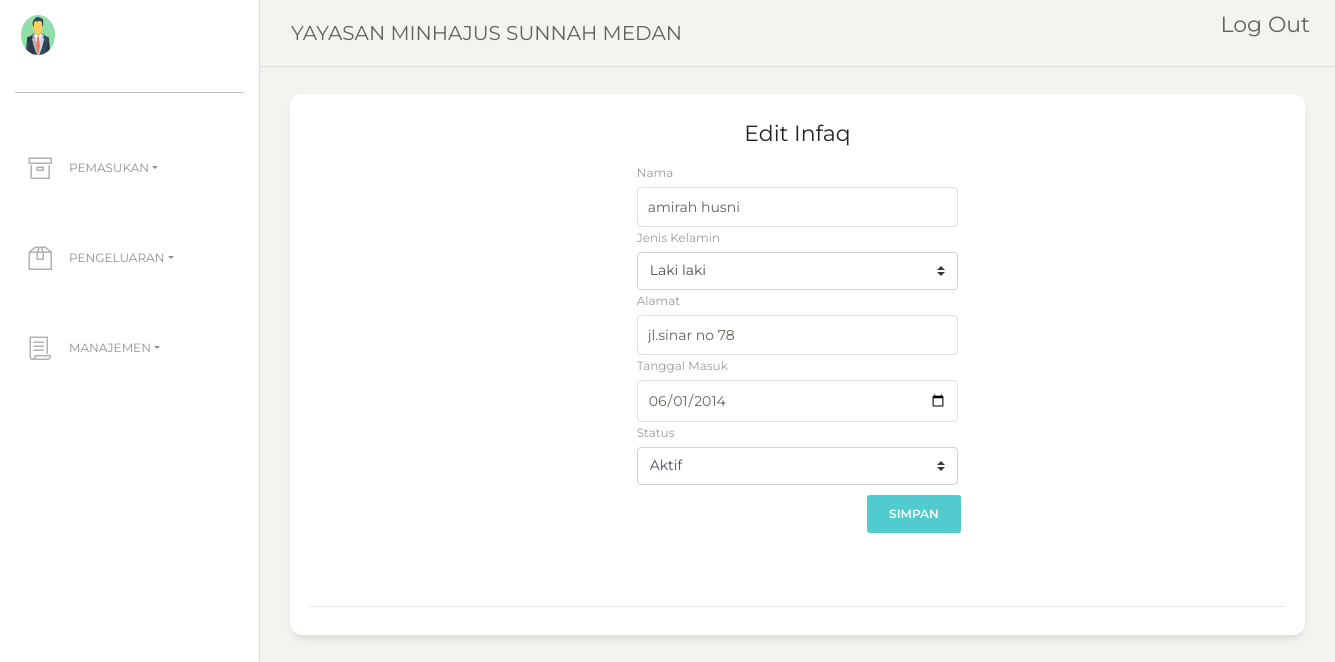
Page /index.php/Pegawai_Controller/halaman_edit_siswa/1214001 on the earlier database version.
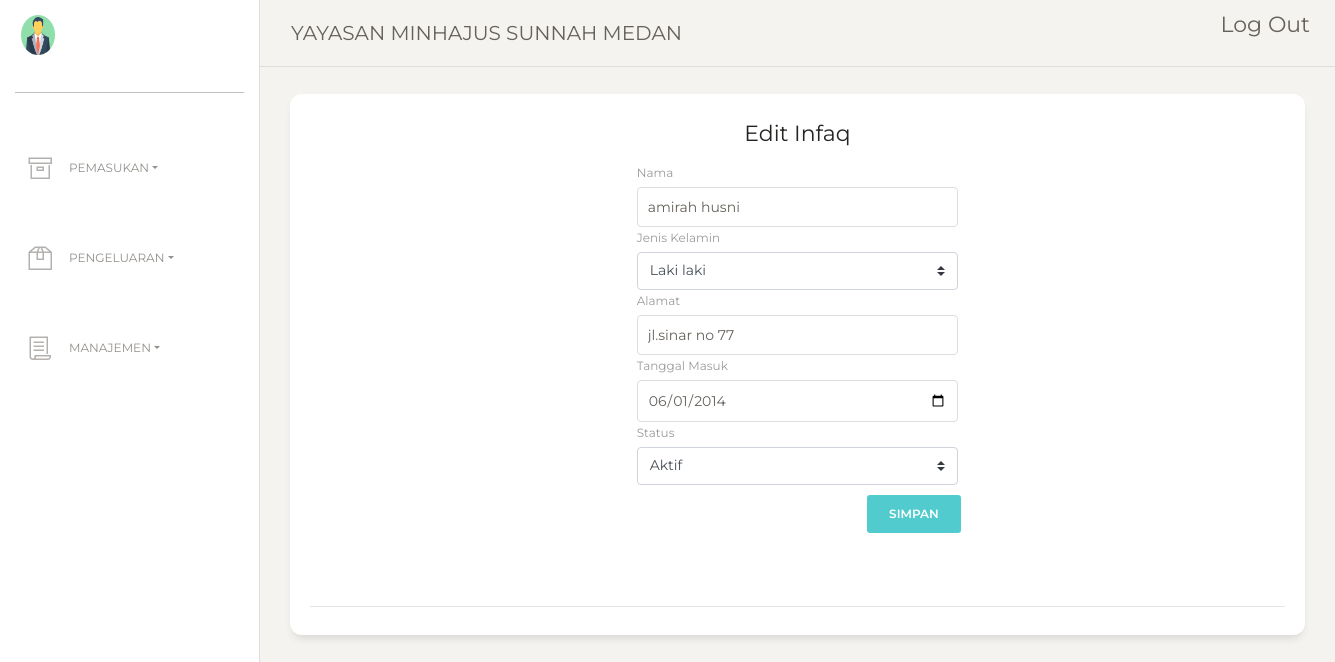
Same page on the later database version.
### tables this page shows
CREATE TABLE `siswa` (
  `NIS` varchar(16) NOT NULL,
  `nama` varchar(60) NOT NULL,
  `jenis_kelamin` enum('Laki laki','Perempuan') NOT NULL,
  `alamat` text NOT NULL,
  `tgl_masuk` date NOT NULL,
  `status` enum('Aktif','Tidak Aktif') NOT NULL
);

### application/controllers/Pegawai_Controller.php (called while the page is built, shortened)
<?php
class Pegawai_Controller extends CI_Controller {
	public function __construct(){
		$this->load->database();
		$this->load->model('Main_Model');
		$this->load->model('Pegawai_Model');
		$this->load->model('Login_Model');
	}
	public function halaman_edit_siswa($nis){
		$data = array(
						'NIS' => $nis
		);
		$data_siswa['data'] =  $this->Pegawai_Model->ambil_data_siswa($data);
		$data_siswa['NIS'] = $nis;
		$this->load->view('Pages/main',$data_siswa);
	}
}

### index.php (called while the page is built, shortened)
<?php
require_once BASEPATH.'core/CodeIgniter.php';

### application/models/Pegawai_Model.php (called while the page is built, shortened)
<?php
class Pegawai_Model extends CI_Model {
	public function ambil_data_siswa($data){
		$result = $this->db->get_where('siswa',$data);
		return $result->row();
	}
}

### application/views/Pages/Content/edit_data_siswa.php (the view, shortened to what this page needs)
<div class="row">
          <div class="col-lg-12 col-md-4 col-sm-6">
          </div>
        </div>
        <div class="row">
          <div class="col-md-12">
            <div class="card ">
              <div class="card-header ">
                <h5 class="card-title"><center>Edit Infaq</center></h5>
				<div class="form-row">
					<div class="form-group col-md-4">
					</div>
					<div class="form-group col-md-4">
						<form method="post" action="<?php echo base_url('index.php/Pegawai_Controller/update_data_siswa/'.$NIS)?>">
            <label for="inputEmail4">Nama</label>
            <input type="text" class="form-control" name="nama" placeholder="Masukkan Nomor Induk Siswa" value="<?php echo $data->nama?>" required>
            <label for="inputEmail4">Jenis Kelamin</label>
            <select class="custom-select" name="jenis_kelamin" required>
              <option value="Laki laki">Laki laki</option>
            </select>
            <label for="inputEmail4">Alamat</label>
            <input type="text" class="form-control" name="alamat"  value="<?php echo $data->alamat?>" placeholder="Masukkan Alamat" required>
            <label for="inputEmail4">Tanggal Masuk</label>
            <input type="date" class="form-control" name="tanggal"  value="<?php echo $data->tgl_masuk?>" required>
            <label for="inputEmail4">Status</label>
            <select class="custom-select" name="status" required>
              <option value="Aktif">Aktif</option>
            </select>
						<div class="col-md-4 offset-md-8"><button type="submit" class="btn btn-primary">Simpan</button></div>
						</form>
					</div>
					<div class="form-group col-md-4">
					</div>
					</div>
				</div>
              <div class="card-body ">
			  </div>
              <div class="card-footer ">
                <hr>
              </div>
            </div>
          </div>
        </div>
        </div>

Differences in the rows shown:
changed siswa "amirah husni": alamat "jl.sinar no 78" → "jl.sinar no 77"
